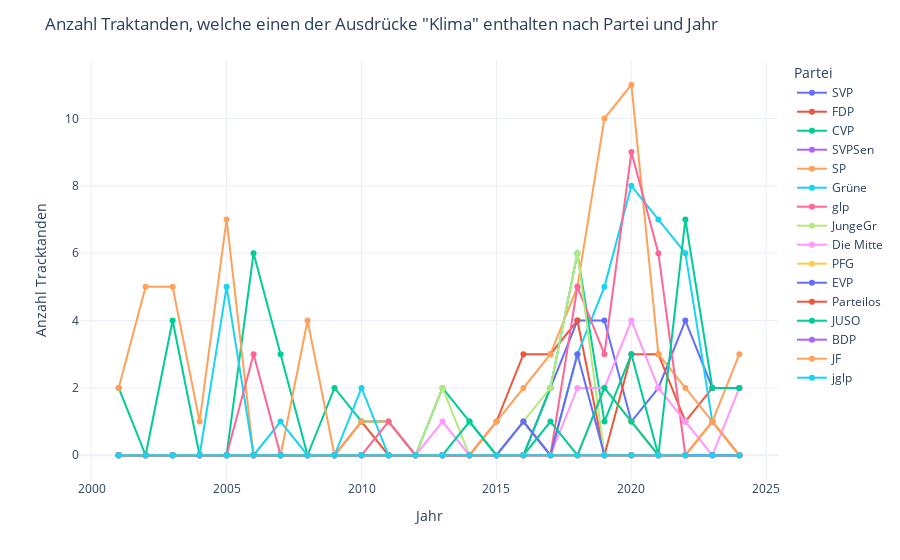

Write notebook code for a chart like this one.
### Markdown cell above
# Visualization

### Code cell
fig = px.line(df_viz, x='jahr', y='anz_tracktanden', color='partei', markers=True)

fig.update_layout(
    title= f'Anzahl Traktanden, welche einen der Ausdrücke "{query}" enthalten nach Partei und Jahr',
    xaxis_title = 'Jahr',
    yaxis_title = 'Anzahl Tracktanden',
    legend_title= 'Partei',
    template='plotly_white'
)

fig.write_html(f'{OUTPUT_DIRECTORY}/{query.replace(", ", "_")}.html')

fig.show()

### Figure 1 — Plotly figure (JSON) as saved in the notebook; plotly's stock layout.template omitted (floating-point values rounded to 4 significant figures)
{"data": [{"hovertemplate": "partei=SVP<br>jahr=%{x}<br>anz_tracktanden=%{y}<extra></extra>", "legendgroup": "SVP", "line": {"color": "#636efa", "dash": "solid"}, "marker": {"symbol": "circle"}, "mode": "lines+markers", "name": "SVP", "orientation": "v", "showlegend": true, "type": "scatter", "x": [2001, 2002, 2003, 2004, 2005, 2006, 2007, 2008, 2009, 2010, 2011, 2012, 2013, 2014, 2015, 2016, 2017, 2018, 2019, 2020, 2021, 2022, 2023, 2024], "xaxis": "x", "y": [0, 0, 0, 0, 0, 0, 0, 0, 0, 0, 0, 0, 0, 0, 0, 0, 2, 4, 4, 1, 2, 4, 2, 2], "yaxis": "y"}, {"hovertemplate": "partei=FDP<br>jahr=%{x}<br>anz_tracktanden=%{y}<extra></extra>", "legendgroup": "FDP", "line": {"color": "#EF553B", "dash": "solid"}, "marker": {"symbol": "circle"}, "mode": "lines+markers", "name": "FDP", "orientation": "v", "showlegend": true, "type": "scatter", "x": [2001, 2002, 2003, 2004, 2005, 2006, 2007, 2008, 2009, 2010, 2011, 2012, 2013, 2014, 2015, 2016, 2017, 2018, 2019, 2020, 2021, 2022, 2023, 2024], "xaxis": "x", "y": [0, 0, 0, 0, 0, 0, 0, 0, 0, 1, 0, 0, 0, 0, 1, 3, 3, 4, 0, 3, 3, 1, 2, 2], "yaxis": "y"}, {"hovertemplate": "partei=CVP<br>jahr=%{x}<br>anz_tracktanden=%{y}<extra></extra>", "legendgroup": "CVP", "line": {"color": "#00cc96", "dash": "solid"}, "marker": {"symbol": "circle"}, "mode": "lines+markers", "name": "CVP", "orientation": "v", "showlegend": true, "type": "scatter", "x": [2001, 2002, 2003, 2004, 2005, 2006, 2007, 2008, 2009, 2010, 2011, 2012, 2013, 2014, 2015, 2016, 2017, 2018, 2019, 2020, 2021, 2022, 2023, 2024], "xaxis": "x", "y": [2, 0, 4, 0, 0, 6, 3, 0, 2, 1, 1, 0, 2, 1, 0, 0, 2, 6, 1, 3, 0, 0, 0, 0], "yaxis": "y"}, {"hovertemplate": "partei=SVPSen<br>jahr=%{x}<br>anz_tracktanden=%{y}<extra></extra>", "legendgroup": "SVPSen", "line": {"color": "#ab63fa", "dash": "solid"}, "marker": {"symbol": "circle"}, "mode": "lines+markers", "name": "SVPSen", "orientation": "v", "showlegend": true, "type": "scatter", "x": [2001, 2002, 2003, 2004, 2005, 2006, 2007, 2008, 2009, 2010, 2011, 2012, 2013, 2014, 2015, 2016, 2017, 2018, 2019, 2020, 2021, 2022, 2023, 2024], "xaxis": "x", "y": [0, 0, 0, 0, 0, 0, 0, 0, 0, 0, 0, 0, 0, 0, 0, 0, 0, 0, 0, 0, 0, 0, 0, 0], "yaxis": "y"}, {"hovertemplate": "partei=SP<br>jahr=%{x}<br>anz_tracktanden=%{y}<extra></extra>", "legendgroup": "SP", "line": {"color": "#FFA15A", "dash": "solid"}, "marker": {"symbol": "circle"}, "mode": "lines+markers", "name": "SP", "orientation": "v", "showlegend": true, "type": "scatter", "x": [2001, 2002, 2003, 2004, 2005, 2006, 2007, 2008, 2009, 2010, 2011, 2012, 2013, 2014, 2015, 2016, 2017, 2018, 2019, 2020, 2021, 2022, 2023, 2024], "xaxis": "x", "y": [2, 5, 5, 1, 7, 0, 0, 4, 0, 1, 1, 0, 0, 0, 1, 2, 3, 5, 10, 11, 3, 2, 1, 3], "yaxis": "y"}, {"hovertemplate": "partei=Grüne<br>jahr=%{x}<br>anz_tracktanden=%{y}<extra></extra>", "legendgroup": "Grüne", "line": {"color": "#19d3f3", "dash": "solid"}, "marker": {"symbol": "circle"}, "mode": "lines+markers", "name": "Grüne", "orientation": "v", "showlegend": true, "type": "scatter", "x": [2001, 2002, 2003, 2004, 2005, 2006, 2007, 2008, 2009, 2010, 2011, 2012, 2013, 2014, 2015, 2016, 2017, 2018, 2019, 2020, 2021, 2022, 2023, 2024], "xaxis": "x", "y": [0, 0, 0, 0, 5, 0, 1, 0, 0, 2, 0, 0, 0, 0, 0, 1, 0, 3, 5, 8, 7, 6, 1, 0], "yaxis": "y"}, {"hovertemplate": "partei=glp<br>jahr=%{x}<br>anz_tracktanden=%{y}<extra></extra>", "legendgroup": "glp", "line": {"color": "#FF6692", "dash": "solid"}, "marker": {"symbol": "circle"}, "mode": "lines+markers", "name": "glp", "orientation": "v", "showlegend": true, "type": "scatter", "x": [2001, 2002, 2003, 2004, 2005, 2006, 2007, 2008, 2009, 2010, 2011, 2012, 2013, 2014, 2015, 2016, 2017, 2018, 2019, 2020, 2021, 2022, 2023, 2024], "xaxis": "x", "y": [0, 0, 0, 0, 0, 3, 0, 0, 0, 0, 1, 0, 0, 0, 0, 1, 0, 5, 3, 9, 6, 0, 1, 0], "yaxis": "y"}, {"hovertemplate": "partei=JungeGr<br>jahr=%{x}<br>anz_tracktanden=%{y}<extra></extra>", "legendgroup": "JungeGr", "line": {"color": "#B6E880", "dash": "solid"}, "marker": {"symbol": "circle"}, "mode": "lines+markers", "name": "JungeGr", "orientation": "v", "showlegend": true, "type": "scatter", "x": [2001, 2002, 2003, 2004, 2005, 2006, 2007, 2008, 2009, 2010, 2011, 2012, 2013, 2014, 2015, 2016, 2017, 2018, 2019, 2020, 2021, 2022, 2023, 2024], "xaxis": "x", "y": [0, 0, 0, 0, 0, 0, 0, 0, 0, 0, 0, 0, 2, 0, 0, 1, 2, 6, 0, 0, 0, 0, 0, 0], "yaxis": "y"}, {"hovertemplate": "partei=Die Mitte<br>jahr=%{x}<br>anz_tracktanden=%{y}<extra></extra>", "legendgroup": "Die Mitte", "line": {"color": "#FF97FF", "dash": "solid"}, "marker": {"symbol": "circle"}, "mode": "lines+markers", "name": "Die Mitte", "orientation": "v", "showlegend": true, "type": "scatter", "x": [2001, 2002, 2003, 2004, 2005, 2006, 2007, 2008, 2009, 2010, 2011, 2012, 2013, 2014, 2015, 2016, 2017, 2018, 2019, 2020, 2021, 2022, 2023, 2024], "xaxis": "x", "y": [0, 0, 0, 0, 0, 0, 0, 0, 0, 0, 0, 0, 1, 0, 0, 0, 0, 2, 2, 4, 2, 1, 0, 2], "yaxis": "y"}, {"hovertemplate": "partei=PFG<br>jahr=%{x}<br>anz_tracktanden=%{y}<extra></extra>", "legendgroup": "PFG", "line": {"color": "#FECB52", "dash": "solid"}, "marker": {"symbol": "circle"}, "mode": "lines+markers", "name": "PFG", "orientation": "v", "showlegend": true, "type": "scatter", "x": [2001, 2002, 2003, 2004, 2005, 2006, 2007, 2008, 2009, 2010, 2011, 2012, 2013, 2014, 2015, 2016, 2017, 2018, 2019, 2020, 2021, 2022, 2023, 2024], "xaxis": "x", "y": [0, 0, 0, 0, 0, 0, 0, 0, 0, 0, 0, 0, 0, 0, 0, 0, 0, 0, 2, 1, 0, 0, 1, 0], "yaxis": "y"}, {"hovertemplate": "partei=EVP<br>jahr=%{x}<br>anz_tracktanden=%{y}<extra></extra>", "legendgroup": "EVP", "line": {"color": "#636efa", "dash": "solid"}, "marker": {"symbol": "circle"}, "mode": "lines+markers", "name": "EVP", "orientation": "v", "showlegend": true, "type": "scatter", "x": [2001, 2002, 2003, 2004, 2005, 2006, 2007, 2008, 2009, 2010, 2011, 2012, 2013, 2014, 2015, 2016, 2017, 2018, 2019, 2020, 2021, 2022, 2023, 2024], "xaxis": "x", "y": [0, 0, 0, 0, 0, 0, 0, 0, 0, 0, 0, 0, 0, 0, 0, 1, 0, 3, 0, 0, 0, 0, 0, 0], "yaxis": "y"}, {"hovertemplate": "partei=Parteilos<br>jahr=%{x}<br>anz_tracktanden=%{y}<extra></extra>", "legendgroup": "Parteilos", "line": {"color": "#EF553B", "dash": "solid"}, "marker": {"symbol": "circle"}, "mode": "lines+markers", "name": "Parteilos", "orientation": "v", "showlegend": true, "type": "scatter", "x": [2001, 2002, 2003, 2004, 2005, 2006, 2007, 2008, 2009, 2010, 2011, 2012, 2013, 2014, 2015, 2016, 2017, 2018, 2019, 2020, 2021, 2022, 2023, 2024], "xaxis": "x", "y": [0, 0, 0, 0, 0, 0, 0, 0, 0, 0, 0, 0, 0, 0, 0, 0, 0, 0, 0, 0, 0, 0, 0, 0], "yaxis": "y"}, {"hovertemplate": "partei=JUSO<br>jahr=%{x}<br>anz_tracktanden=%{y}<extra></extra>", "legendgroup": "JUSO", "line": {"color": "#00cc96", "dash": "solid"}, "marker": {"symbol": "circle"}, "mode": "lines+markers", "name": "JUSO", "orientation": "v", "showlegend": true, "type": "scatter", "x": [2001, 2002, 2003, 2004, 2005, 2006, 2007, 2008, 2009, 2010, 2011, 2012, 2013, 2014, 2015, 2016, 2017, 2018, 2019, 2020, 2021, 2022, 2023, 2024], "xaxis": "x", "y": [0, 0, 0, 0, 0, 0, 0, 0, 0, 0, 0, 0, 0, 1, 0, 0, 1, 0, 2, 1, 0, 7, 2, 2], "yaxis": "y"}, {"hovertemplate": "partei=BDP<br>jahr=%{x}<br>anz_tracktanden=%{y}<extra></extra>", "legendgroup": "BDP", "line": {"color": "#ab63fa", "dash": "solid"}, "marker": {"symbol": "circle"}, "mode": "lines+markers", "name": "BDP", "orientation": "v", "showlegend": true, "type": "scatter", "x": [2001, 2002, 2003, 2004, 2005, 2006, 2007, 2008, 2009, 2010, 2011, 2012, 2013, 2014, 2015, 2016, 2017, 2018, 2019, 2020, 2021, 2022, 2023, 2024], "xaxis": "x", "y": [0, 0, 0, 0, 0, 0, 0, 0, 0, 0, 0, 0, 0, 0, 0, 0, 0, 0, 0, 0, 0, 0, 0, 0], "yaxis": "y"}, {"hovertemplate": "partei=JF<br>jahr=%{x}<br>anz_tracktanden=%{y}<extra></extra>", "legendgroup": "JF", "line": {"color": "#FFA15A", "dash": "solid"}, "marker": {"symbol": "circle"}, "mode": "lines+markers", "name": "JF", "orientation": "v", "showlegend": true, "type": "scatter", "x": [2001, 2002, 2003, 2004, 2005, 2006, 2007, 2008, 2009, 2010, 2011, 2012, 2013, 2014, 2015, 2016, 2017, 2018, 2019, 2020, 2021, 2022, 2023, 2024], "xaxis": "x", "y": [0, 0, 0, 0, 0, 0, 0, 0, 0, 0, 0, 0, 0, 0, 0, 0, 0, 0, 0, 0, 0, 0, 1, 0], "yaxis": "y"}, {"hovertemplate": "partei=jglp<br>jahr=%{x}<br>anz_tracktanden=%{y}<extra></extra>", "legendgroup": "jglp", "line": {"color": "#19d3f3", "dash": "solid"}, "marker": {"symbol": "circle"}, "mode": "lines+markers", "name": "jglp", "orientation": "v", "showlegend": true, "type": "scatter", "x": [2001, 2002, 2003, 2004, 2005, 2006, 2007, 2008, 2009, 2010, 2011, 2012, 2013, 2014, 2015, 2016, 2017, 2018, 2019, 2020, 2021, 2022, 2023, 2024], "xaxis": "x", "y": [0, 0, 0, 0, 0, 0, 0, 0, 0, 0, 0, 0, 0, 0, 0, 0, 0, 0, 0, 0, 0, 0, 0, 0], "yaxis": "y"}], "layout": {"legend": {"title": {"text": "Partei"}, "tracegroupgap": 0}, "margin": {"t": 60}, "title": {"text": "Anzahl Traktanden, welche einen der Ausdrücke \"Klima\" enthalten nach Partei und Jahr"}, "xaxis": {"anchor": "y", "domain": [0, 1], "title": {"text": "Jahr"}}, "yaxis": {"anchor": "x", "domain": [0, 1], "title": {"text": "Anzahl Tracktanden"}}}}
